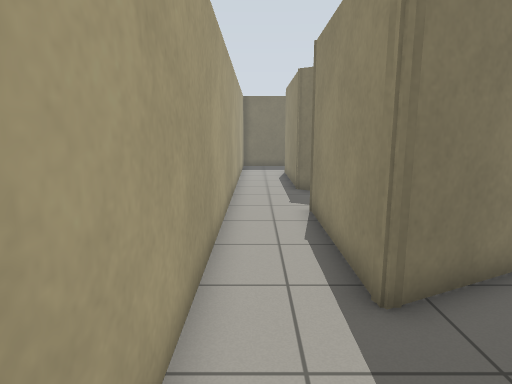
View 1 (above)

20 first-person views from a walk through a robot-simulator world made for Gazebo. The camera is 1.2 m above the floor, tilts 10° down and sees 75° across. The floor is counted in squares, 0.5 m on a side. Each view is taken from the middle of a square. On the plan, view 1 faces up. The plan holds only what a view shows up to about 19 squares ahead; the rest is blank. The place goes on beyond the plan.

View 2
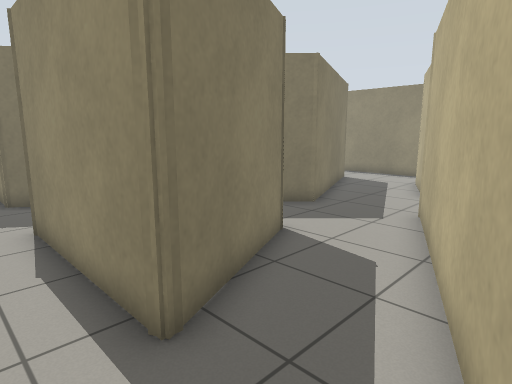

View 3
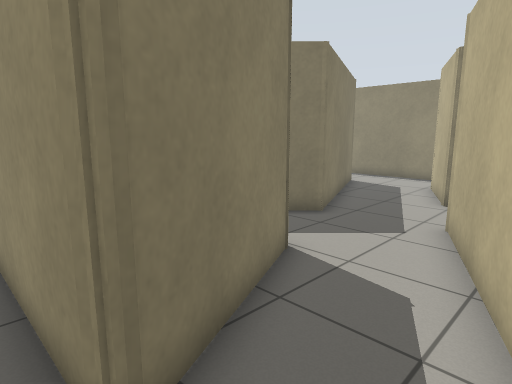

View 4
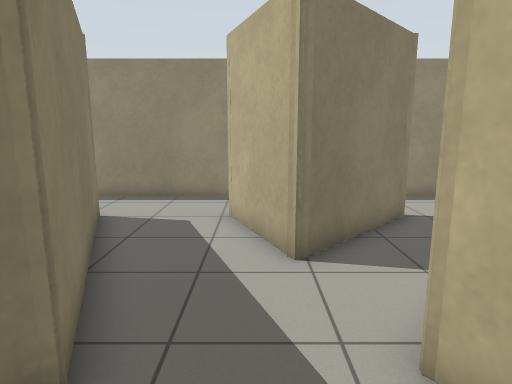

View 5
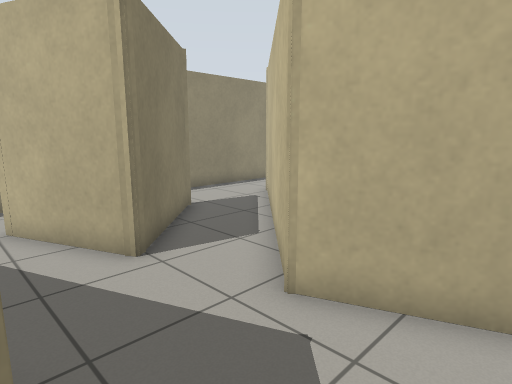

View 6
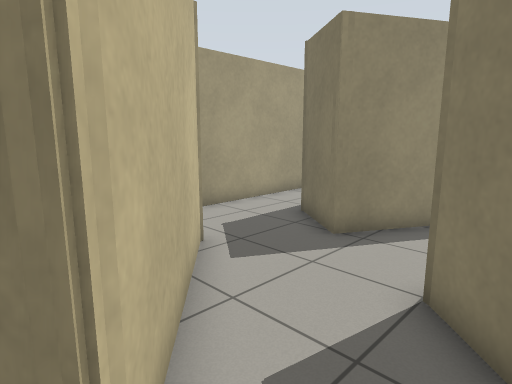

View 7
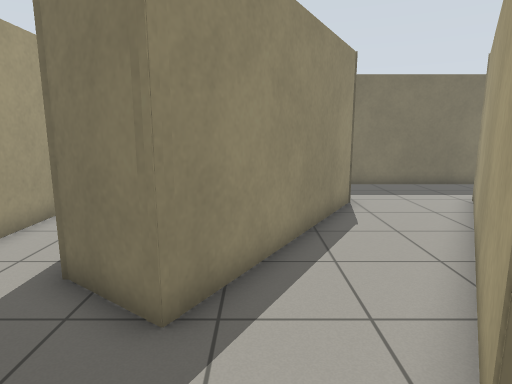

View 8
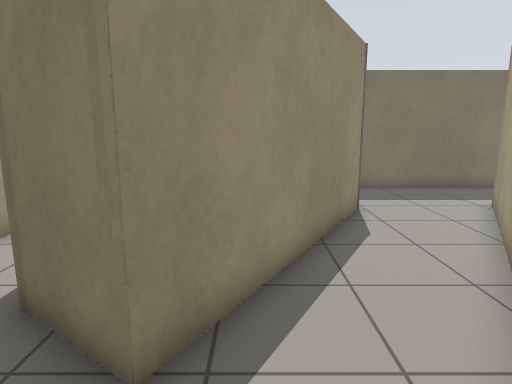

View 9
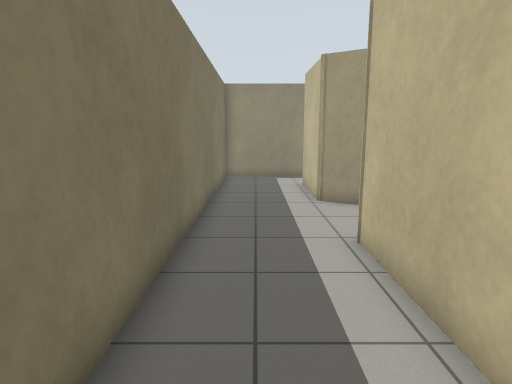

View 10
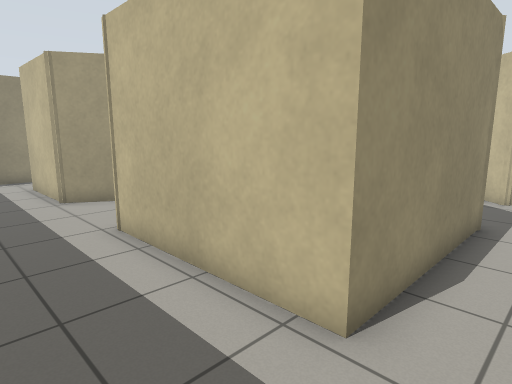

View 11
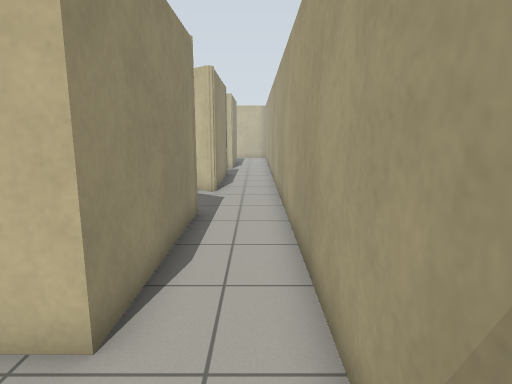

View 12
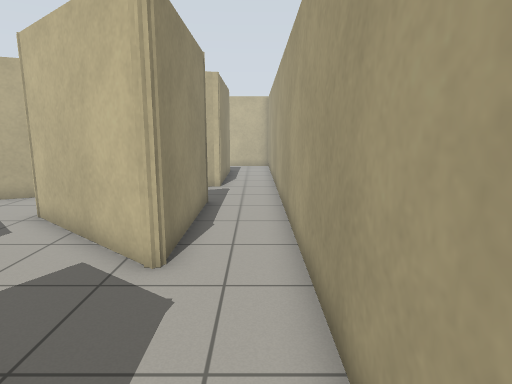

View 13
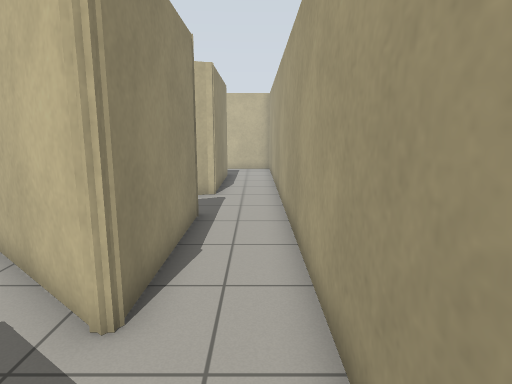

View 14
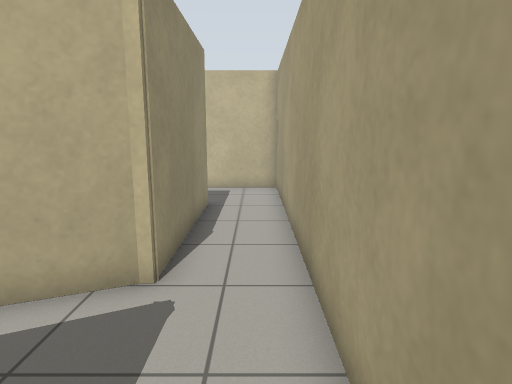

View 15
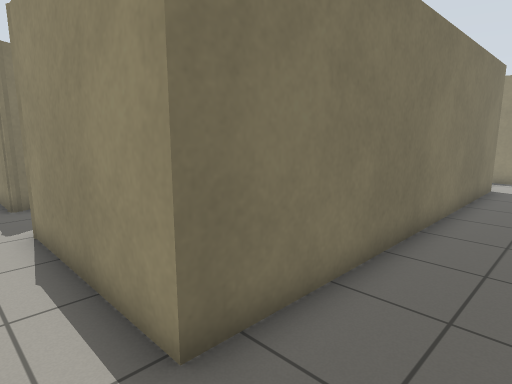

View 16
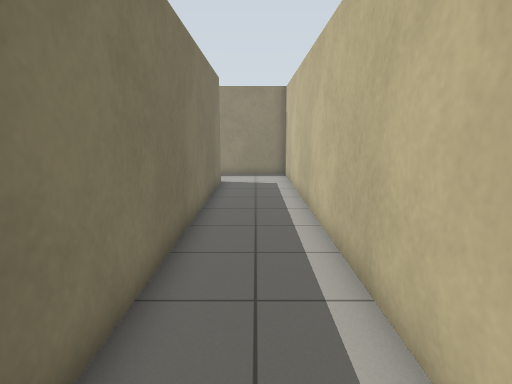

View 17
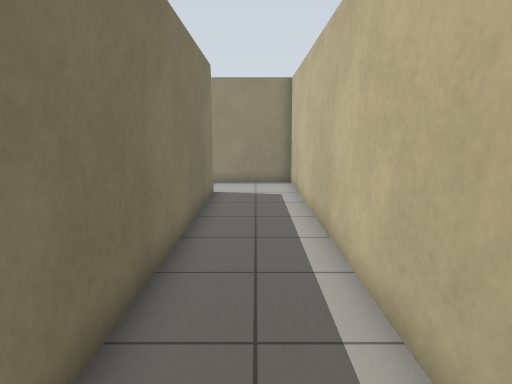

View 18
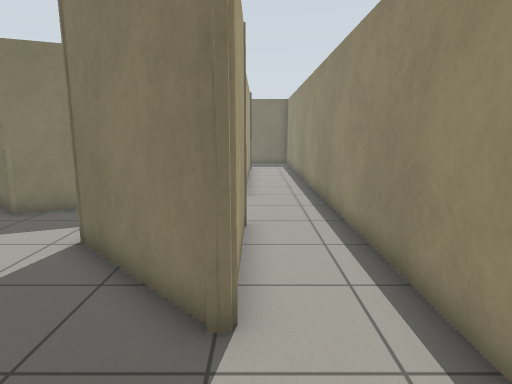

View 19
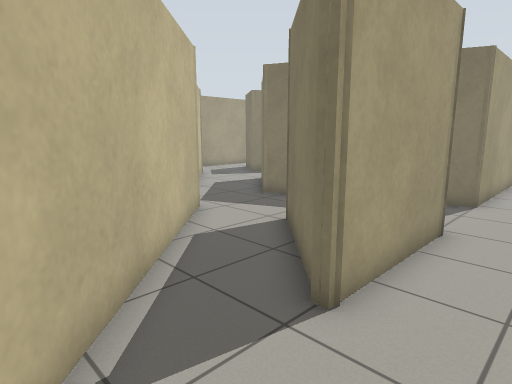

View 20
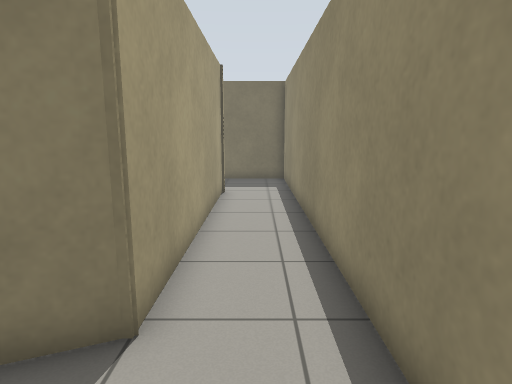

### Floor plan
Points are (right, up) in squares from view 1. A wall is a line through its corners. A room is listed if a view was taken in it or the views show most of it. See-through windows are left out.
Room 1 (views 1, 2, 3, 9, 10, 11, 12, 13, 14, 15, 16, 17, 18, 19, 20)
walls: (6.5, 6.4) (1.9, 4.3) (1.7, 4.3) (1.7, 10.3) (2.1, 10.3); (15.6, 6.3) (16.7, 6.8) (16.7, 1.5); (15, -0.8) (16.3, -1.9); (1.7, 10.5) (4.3, 8.3); (3.8, 12.8) (1.7, 14.3) (1.7, 20.7) (8.4, 20.7); (16.8, -5.2) (1.7, -5.2) (1.7, 0.9) (10.1, 4.3); (11.9, 19.2) (12.8, 20.7) (16.7, 20.7) (16.7, 10.7) (13.1, 9.2); (-0.9, 23) (-0.9, -8.7) (19.5, -8.7) (19.5, 24.7) (2.9, 24.7)
ways out: opening at (8.5, 5.8) to room 2; opening at (14, 7.3) to room 2; opening at (15.5, 0.5) to room 2; opening at (4.5, 10.5) to room 3; opening at (10, 19) to room 3
Room 2 (views 4, 6)
walls: (9.5, 3.9) (15, -0.8); (13.1, 9.2) (9.7, 7.8) (8.7, 8.8); (16.7, 1.5) (13, 5.2) (15.6, 6.3)
ways out: opening at (8.5, 5.8) to room 1; opening at (14, 7.3) to room 1; opening at (15.5, 0.5) to room 1; opening at (7.5, 8.5) to room 3
Room 3 (views 5, 7, 8)
walls: (4.1, 13.1) (3.8, 12.8); (8.7, 8.8) (6.6, 10.9) (11.9, 19.2); (4.3, 8.3) (6.5, 6.4); (8.4, 20.7) (3.8, 12.8)
ways out: opening at (4.5, 10.5) to room 1; opening at (10, 19) to room 1; opening at (7.5, 8.5) to room 2

Positions as (right, up) in squares from view 1, and headings:
1: (0, 0), facing up
2: (0, 1), facing up-right
3: (1, 2), facing up-right
4: (7, 6), facing right
5: (7, 8), facing down-right
6: (8, 6), facing up-left
7: (5, 9), facing up
8: (5, 10), facing up
9: (1, 23), facing right
10: (0, 24), facing down-right
11: (0, 24), facing down
12: (0, 16), facing down
13: (0, 14), facing down
14: (0, 6), facing down
15: (0, -8), facing up-right
16: (0, -7), facing right
17: (3, -7), facing right
18: (17, -2), facing up
19: (19, -2), facing up-left
20: (18, 7), facing up
